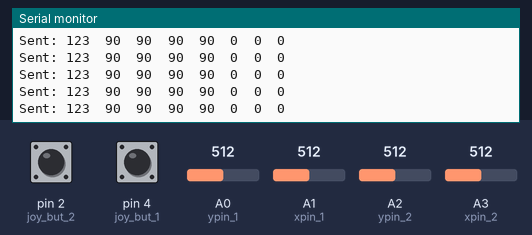
The sketch below on a simulated Arduino Uno, built with avr-gcc and run on an emulated ATmega328P. Parts: the last lines printed to the serial monitor. The test bench sets the inputs (shaded band); at power-on: A0 (ypin_1) = 512, A1 (xpin_1) = 512, A2 (ypin_2) = 512, pin 2 (joy_but_2) HIGH, pin 4 (joy_but_1) HIGH, A3 (xpin_2) = 512. No radio packets arrive unless stated.

Above: at 1.2 s.
1.3 s: A0 (ypin_1) set to 556
At 2.2 s:
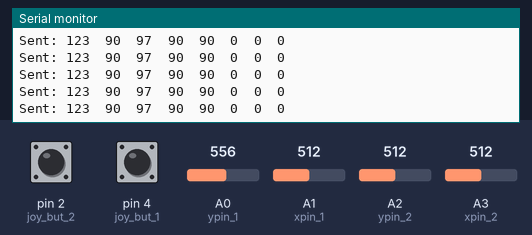
4.3 s: A0 (ypin_1) set to 584
At 5.4 s:
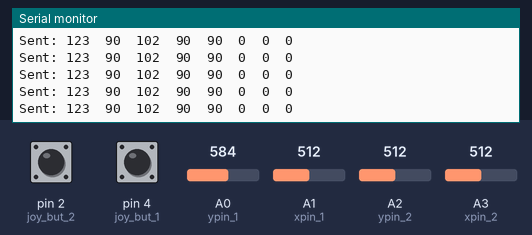
7.3 s: A1 (xpin_1) set to 61
At 8.1 s:
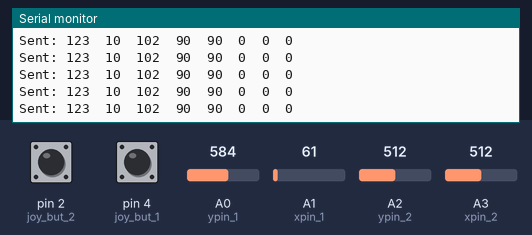
10.3 s: A1 (xpin_1) set to 52
At 11.0 s:
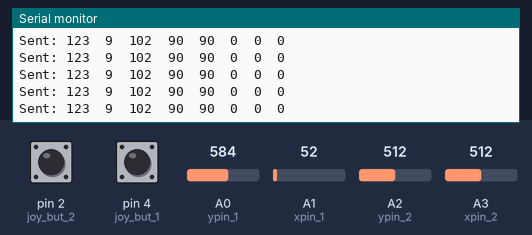
13.3 s: A2 (ypin_2) set to 560
At 14.3 s:
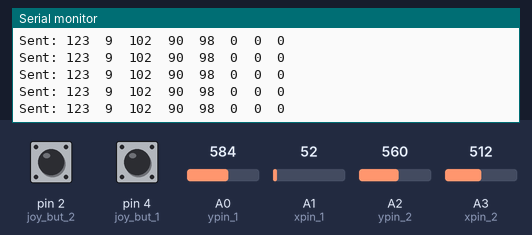
16.3 s: A2 (ypin_2) set to 575
At 17.4 s:
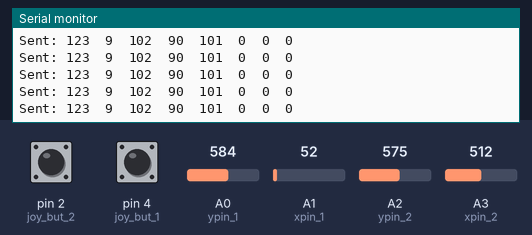
Timing chart, 0 to 19.3 s (numbered marks = the images above; inputs shaded):
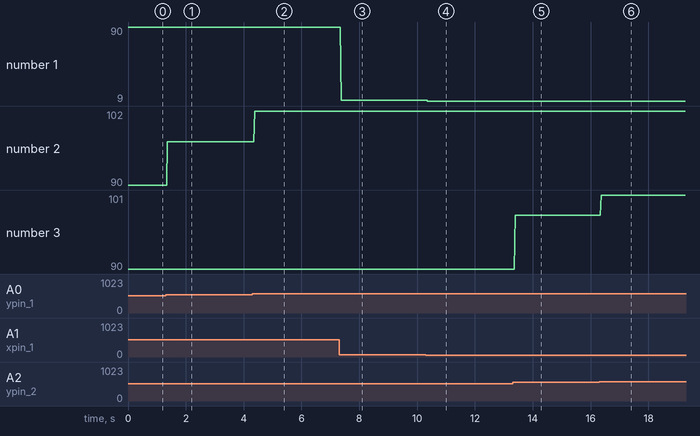

The sketch:

TX_Servo2.3.ino
```cpp
/*   Данный скетч делает следующее: передатчик (TX) отправляет массив
 *   данных, который генерируется согласно показаниям с джойтиков и кнопок. Приёмник (RX) получает массив, и записывает
 *   на управляющие устройства.
*/

#include <SPI.h>          // библиотека для работы с шиной SPI
#include "nRF24L01.h"     // библиотека радиомодуля
#include "RF24.h"         // ещё библиотека радиомодуля
#define ypin_1 A0         // ось Х джойстика1
#define xpin_1 A1         // ось Y джойстика1
#define ypin_2 A2         // ось Х джойстика2
#define xpin_2 A3         // ось Y джойстика2
#define joy_but_1 4       //кнопка джойстика1
#define joy_but_2 2       //кнопка джойстика2

RF24 radio(9, 10); // "создать" модуль на пинах 9 и 10 Для Уно
//RF24 radio(9,53); // для Меги

byte address[][6] = {"1Node", "2Node", "3Node", "4Node", "5Node", "6Node"}; //возможные номера труб

byte transmit_data[8]; // массив, хранящий передаваемые данные, [n] занчит от [0] до [n-1]
byte latest_data[8]; // для режима энергосбережения
boolean flag_joy_but_1=0, oldflag_joy_but_1=1, flag_joy_but_2=0, oldflag_joy_but_2=1; //flag_button;  //флаги для работы с кнопками
boolean flag;
byte id = 123; // идентификатор
long previousMillis_1 = 0, previousMillis_2 = 0; //предыдущие значения времени для защиты от дребезга

void setup() {
  Serial.begin(9600); //открываем порт для связи с ПК
  pinMode(xpin_1, INPUT);
  pinMode(ypin_1, INPUT);
  pinMode(xpin_2, INPUT);
  pinMode(ypin_2, INPUT);
  pinMode(joy_but_1, INPUT_PULLUP);
  pinMode(joy_but_2, INPUT_PULLUP);
  //pinMode(button, INPUT_PULLUP);*/

  radio.begin(); //активировать модуль
  radio.setAutoAck(1);         //режим подтверждения приёма, 1 вкл 0 выкл
  radio.setRetries(0, 15);    //(время между попыткой достучаться, число попыток)
  radio.enableAckPayload();    //разрешить отсылку данных в ответ на входящий сигнал
  radio.setPayloadSize(32);     //размер пакета, в байтах

  radio.openWritingPipe(address[0]);   //мы - труба 0, открываем канал для передачи данных
  radio.setChannel(0x60);  //выбираем канал (в котором нет шумов!)

  radio.setPALevel (RF24_PA_MAX); //уровень мощности передатчика. На выбор RF24_PA_MIN, RF24_PA_LOW, RF24_PA_HIGH, RF24_PA_MAX
  radio.setDataRate (RF24_250KBPS); //скоростсь обмена. На выбор RF24_2MBPS, RF24_1MBPS, RF24_250KBPS
  //должна быть одинакова на приёмнике и передатчике!
  //при самой низкой скорости имеем самую высокую чувствительность и дальность!!

  radio.powerUp(); //начать работу
  radio.stopListening();  //не слушаем радиоэфир, мы передатчик
}

void loop() {
  transmit_data[0] = id;
  transmit_data[1] = map(analogRead(xpin_1), 0, 1023, 0, 180); //значение оси Х джойстика1 преобразованные от 0 до 180 для серво
  transmit_data[2] = map(analogRead(ypin_1), 0, 1023, 0, 180); //значение оси Y джойстика1 преобразованные от 0 до 180 для серво
  transmit_data[3] = map(analogRead(xpin_2), 0, 1023, 0, 180); //значение оси Х джойстика2 преобразованные от 0 до 180 для серво
  transmit_data[4] = map(analogRead(ypin_2), 0, 1023, 0, 180); //значение оси Y джойстика2 преобразованные от 0 до 180 для серво

  //кнопка на джойстике1

  if (digitalRead(joy_but_1) == HIGH ) {
    if (millis() - previousMillis_1 > 100) { //защита от дребезга, чтобы с первого раза заходила, а потом только по 100мс
      previousMillis_1 = millis();
      if (flag_joy_but_1 == oldflag_joy_but_1) {
        flag_joy_but_1 = !flag_joy_but_1;
      }
    }
  } else {
    oldflag_joy_but_1 = flag_joy_but_1;
  }
  transmit_data[5]=flag_joy_but_1;

  //кнопка на джойстике2

  if (digitalRead(joy_but_2) == HIGH ) {
    if (millis() - previousMillis_2 > 100) { //защита от дребезга, чтобы с первого раза заходила, а потом только по 100мс
      previousMillis_2 = millis();
      if (flag_joy_but_2 == oldflag_joy_but_2) {
        flag_joy_but_2 = !flag_joy_but_2;
      }
    }
  } else {
    oldflag_joy_but_2 = flag_joy_but_2;
  }
  transmit_data[6]=flag_joy_but_2;

// доп. кнопка
  transmit_data[7] = 0;

  for (int i = 0; i < 7; i++) { // в цикле от 0 до числа каналов
    if (transmit_data[i] != latest_data[i]) { // если есть изменения в transmit_data
      flag = 1; // поднять флаг отправки по радио
      latest_data[i] = transmit_data[i]; // запомнить последнее изменение
    }
  }
  Serial.print("Sent: "); Serial.print(transmit_data[0]);Serial.print("\t");Serial.print(transmit_data[1]);Serial.print("\t");Serial.print(transmit_data[2]);Serial.print("\t");Serial.print(transmit_data[3]);Serial.print("\t");Serial.print(transmit_data[4]);Serial.print("\t");Serial.print(transmit_data[5]);Serial.print("\t");Serial.print(transmit_data[6]);Serial.print("\t");Serial.println(transmit_data[7]);

  if (flag == 1) {
    radio.powerUp(); // включить передатчик
    radio.write(&transmit_data, sizeof(transmit_data)); // отправить по радио
    flag = 0; //опустить флаг
    radio.powerDown(); // выключить передатчик
  }

  delay(10);
}
```

Measured:
- after the input at 1.3 s, the serial monitor: prints a new line after 0.06 s (image 1)
- after the input at 4.3 s, the serial monitor: prints a new line after 0.08 s (image 2)
- after the input at 7.3 s, the serial monitor: prints a new line after 0.07 s (image 3)
- after the input at 10.3 s, the serial monitor: prints a new line after 0.07 s (image 4)
- after the input at 13.3 s, the serial monitor: prints a new line after 0.09 s (image 5)
- after the input at 16.3 s, the serial monitor: prints a new line after 0.07 s (image 6)
- plotted number 1: 90 → 10 after the input at 7.3 s, 10 → 9 after the input at 10.3 s
- plotted number 2: 90 → 97 after the input at 1.3 s, 97 → 102 after the input at 4.3 s
